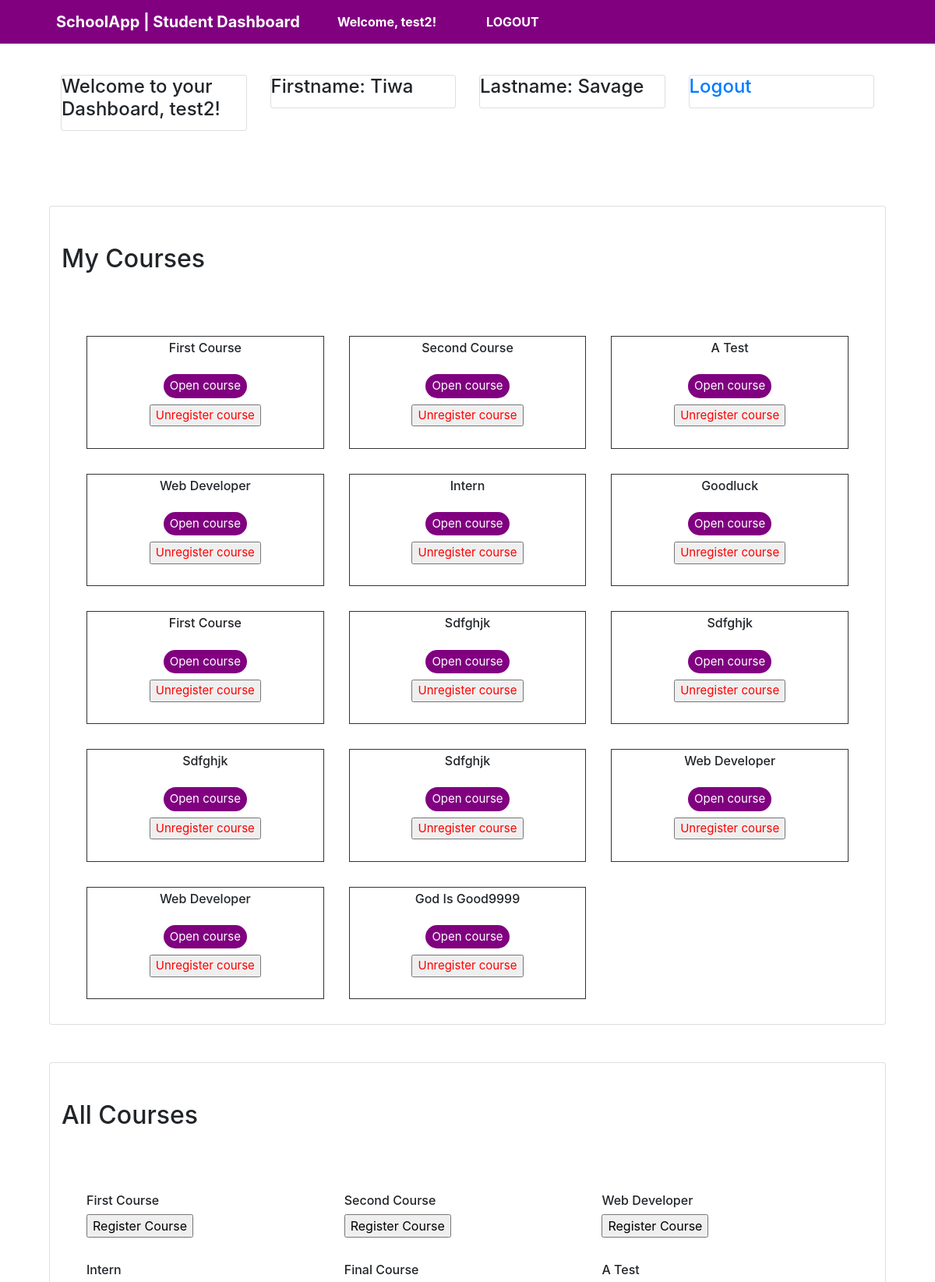
The app's page /studentdashboard.php (signed in, upper part) with its own data.
### tables this page shows
CREATE TABLE `courses` (
  `id` int(11) NOT NULL,
  `user` varchar(50) NOT NULL,
  `title` varchar(100) NOT NULL
);

### studentdashboard.php (the view, shortened to what this page needs)
<?php
require('db.php');
?>
<!DOCTYPE html>
<html>
<head>
    <link href="bootstrap.min.css?<?=filemtime("bootstrap.min.css")?>" rel="stylesheet" type="text/css" />
    <link href="stylee.css?<?=filemtime("stylee.css")?>" rel="stylesheet" type="text/css" />
</head>
<body>
<div class="container-fluid bg-transparent w-100 p-0">
            <nav style="background-color: purple;" class="navbar navbar-expand-md navbar-light px-0 w-100 px-5">
                <a style="" class="navbar-brand px-4 display-7" href="#">SchoolApp  |  Student Dashboard</a>
                <div class="collapse navbar-collapse w-100" id="navbarSupportedContent">
                  <ul class="navbar-nav">
                    <li class="nav-item active">
                      <a class="nav-link" href="#">Welcome, <?php echo $_SESSION['username']; ?>! <span class="sr-only">(current)</span></a>
                    </li>
                    <li class="nav-item mx-5">
                      <a style="background-color:purple; color:white;" class="font-weight-bold nav-link"  href="logout.php">LOGOUT</a>
                    </li>
                  </ul>
                </div>
              </nav>
        </div>
    <div class="container px-5 mt-4">
        <div class="row mt-5 pt-5">
            <div class="col-md-3">
                <div class="card">
                    <h4 class="card-title">
                        Welcome to your Dashboard, <?php echo $_SESSION['username']; ?>!
                    </h4>
                </div>
            </div>
            <div class="col-md-3">
            <div class="card">
                    <h4 class="card-title text-capitalize">
                    firstname: <?php echo $_SESSION['firstname']; ?>
                    </h4>
                </div>
            </div>
            <div class="col-md-3">
            <div class="card">
                    <h4 class="card-title text-capitalize">
                    lastname: <?php echo $_SESSION['lastname']; ?>
                    </h4>
                </div>
            </div>
            <div class="col-md-3">
            <div class="card">
                    <h4 class="card-title">
                    <a href="logout.php">Logout</a>
                    </h4>
                </div>
            </div>
        </div>
        <div class="row mt-5">
        <div class="col-md-12 mt-5 card">
        <h2 class="my-5">My Courses</h2>
        <div class="grid-container">
            <?php
                        $username = $_SESSION['username'];
                        $query = "SELECT * FROM courses WHERE user='$username'";
                        $result = mysqli_query($con, $query) or die(mysql_error());
                        $rows = $result->num_rows;
                        for ($j = 0 ; $j < $rows ; ++$j)
                        {
                        $result->data_seek($j);
                        $row = $result->fetch_array(MYSQLI_ASSOC);
                        echo "<div  class='grid-item'><h6 class='text-capitalize'>".$row['title'] ."</h6>
                        <form class='form mt-4' action='viewcourse.php' method='post'>
                        <input type='hidden' id='' name='course' value='". $row['title']. "'>
                        <input style='color:white; background-color:purple; border:none; border-radius:1rem' type='submit' name='submit' value='Open course' class='px-2 py-1 login-button'>
                        </form>
                        <form class='form mt-2' action='' method='post'>
                        <input type='hidden' id='' name='delete' value='". $row['title']. "'>
                        <input style='color:red' type='submit' name='submit' value='Unregister course' class='login-button'>
                        </form>
                        "."<br></div>";
                        }
            ?>
        </div>
        </div>
        <div class="card col-md-12 mt-5">
            <h2 class="my-5">All Courses</h2>
            <div class="grid-container">
            <?php
                        $query = "SELECT * FROM courses";
                        $result = mysqli_query($con, $query) or die(mysql_error());
                        $rows = $result->num_rows;
                        for ($j = 0 ; $j < $rows ; ++$j)
                        {
                        $result->data_seek($j);
                        $row = $result->fetch_array(MYSQLI_ASSOC);
                        echo "<div class='gird-item'><h6 class='text-capitalize'>".$row['title'] ."</h6>
                        <form class='form' action='' method='post'>
                        <input type='hidden' id='' name='course' value='". $row['title']. "'>
                        <input type='submit' name='submit' value='Register Course' class='login-button'>
                        </form></div>
                        ";
                        }
            ?>
        </div>
        </div>
        </div>
    </div>
</body>
</html>

### stylee.css (style rules this page uses)
body { width: 100%; margin: 0%; padding: 0%; box-sizing: border-box; }
.navbar { background-color: purple !important; position: fixed; top: 0; z-index: 10; }
nav a { font-weight: bold; color:white !important; }
.grid-container { display: grid; grid-template-columns: auto auto auto; padding: 2rem; grid-gap: 2rem 2rem; }
.grid-item { background-color: rgba(255, 255, 255, 0.8); border: 1px solid rgba(0, 0, 0, 0.8); padding: 5px; font-size: 15px; text-align: center; }

### records on screen
courses: title "First Course"
courses: title "Second Course"
courses: title "A Test"
courses: title "Web Developer"
courses: title "Intern"
courses: title "Goodluck"
courses: title "First Course"
courses: title "Sdfghjk"
courses: title "Sdfghjk"
courses: title "Sdfghjk"
courses: title "Sdfghjk"
courses: title "Web Developer"
courses: title "Web Developer"
courses: title "God Is Good9999"
courses: title "Second Course"
courses: title "Web Developer"
courses: title "Intern"
courses: title "Final Course"
courses: title "A Test"

### other values on screen
$_SESSION['username'] "test2"
$_SESSION['firstname'] "Tiwa"
$_SESSION['lastname'] "Savage"
